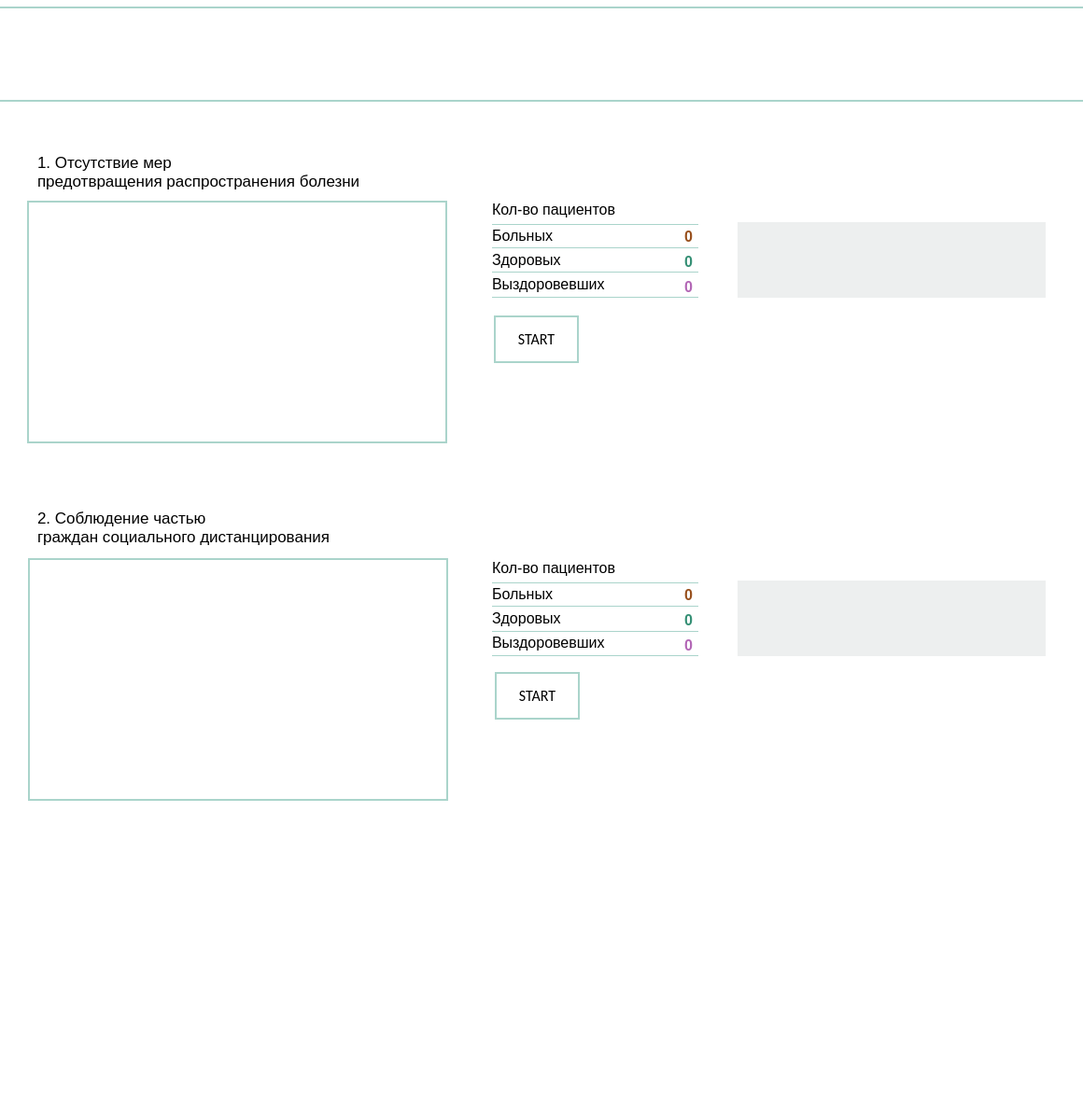
<?xml version="1.0" encoding="UTF-8"?>
<ui version="4.0">
 <class>MainWindow</class>
 <widget class="QMainWindow" name="MainWindow">
  <property name="geometry">
   <rect>
    <x>0</x>
    <y>0</y>
    <width>1160</width>
    <height>1200</height>
   </rect>
  </property>
  <property name="minimumSize">
   <size>
    <width>1160</width>
    <height>800</height>
   </size>
  </property>
  <property name="maximumSize">
   <size>
    <width>1160</width>
    <height>1500</height>
   </size>
  </property>
  <property name="baseSize">
   <size>
    <width>500</width>
    <height>300</height>
   </size>
  </property>
  <property name="windowTitle">
   <string>BP - Epidemic outbreak </string>
  </property>
  <property name="windowIcon">
   <iconset theme="QIcon::ThemeIcon::MediaRecord"/>
  </property>
  <property name="styleSheet">
   <string notr="true">background-color: rgb(255, 255, 255)</string>
  </property>
  <widget class="QWidget" name="centralwidget">
   <widget class="QGraphicsView" name="graphicsViewDefault">
    <property name="geometry">
     <rect>
      <x>29</x>
      <y>215</y>
      <width>450</width>
      <height>260</height>
     </rect>
    </property>
    <property name="sizePolicy">
     <sizepolicy hsizetype="Fixed" vsizetype="Fixed">
      <horstretch>0</horstretch>
      <verstretch>0</verstretch>
     </sizepolicy>
    </property>
    <property name="minimumSize">
     <size>
      <width>310</width>
      <height>202</height>
     </size>
    </property>
    <property name="styleSheet">
     <string notr="true">border: 2px solid rgb(170, 212, 203)</string>
    </property>
   </widget>
   <widget class="QPushButton" name="pushButton">
    <property name="geometry">
     <rect>
      <x>529</x>
      <y>338</y>
      <width>91</width>
      <height>51</height>
     </rect>
    </property>
    <property name="font">
     <font>
      <family>Calibri</family>
      <pointsize>12</pointsize>
     </font>
    </property>
    <property name="autoFillBackground">
     <bool>false</bool>
    </property>
    <property name="styleSheet">
     <string notr="true">border: 2px solid rgb(170, 212, 203);</string>
    </property>
    <property name="text">
     <string>START</string>
    </property>
    <property name="flat">
     <bool>false</bool>
    </property>
   </widget>
   <widget class="QLabel" name="LabelCOUNT">
    <property name="geometry">
     <rect>
      <x>527</x>
      <y>214</y>
      <width>181</width>
      <height>21</height>
     </rect>
    </property>
    <property name="font">
     <font>
      <pointsize>12</pointsize>
     </font>
    </property>
    <property name="text">
     <string>Кол-во пациентов</string>
    </property>
   </widget>
   <widget class="QLabel" name="label">
    <property name="geometry">
     <rect>
      <x>527</x>
      <y>294</y>
      <width>141</width>
      <height>21</height>
     </rect>
    </property>
    <property name="font">
     <font>
      <pointsize>12</pointsize>
     </font>
    </property>
    <property name="text">
     <string>Выздоровевших</string>
    </property>
    <property name="textFormat">
     <enum>Qt::TextFormat::AutoText</enum>
    </property>
   </widget>
   <widget class="Line" name="line">
    <property name="geometry">
     <rect>
      <x>527</x>
      <y>232</y>
      <width>221</width>
      <height>16</height>
     </rect>
    </property>
    <property name="autoFillBackground">
     <bool>false</bool>
    </property>
    <property name="styleSheet">
     <string notr="true">color: rgb(170, 212, 203)</string>
    </property>
    <property name="frameShadow">
     <enum>QFrame::Shadow::Plain</enum>
    </property>
    <property name="lineWidth">
     <number>1</number>
    </property>
    <property name="orientation">
     <enum>Qt::Orientation::Horizontal</enum>
    </property>
   </widget>
   <widget class="QLabel" name="label_2">
    <property name="geometry">
     <rect>
      <x>527</x>
      <y>268</y>
      <width>111</width>
      <height>20</height>
     </rect>
    </property>
    <property name="font">
     <font>
      <pointsize>12</pointsize>
     </font>
    </property>
    <property name="text">
     <string>Здоровых</string>
    </property>
   </widget>
   <widget class="QLabel" name="labelRecoveredCount">
    <property name="geometry">
     <rect>
      <x>711</x>
      <y>297</y>
      <width>31</width>
      <height>20</height>
     </rect>
    </property>
    <property name="font">
     <font>
      <pointsize>12</pointsize>
      <bold>true</bold>
     </font>
    </property>
    <property name="styleSheet">
     <string notr="true">color: rgb(178, 102, 181)</string>
    </property>
    <property name="text">
     <string>0</string>
    </property>
    <property name="alignment">
     <set>Qt::AlignmentFlag::AlignRight|Qt::AlignmentFlag::AlignTrailing|Qt::AlignmentFlag::AlignVCenter</set>
    </property>
   </widget>
   <widget class="QLabel" name="labelHealthyCount">
    <property name="geometry">
     <rect>
      <x>701</x>
      <y>270</y>
      <width>41</width>
      <height>20</height>
     </rect>
    </property>
    <property name="font">
     <font>
      <pointsize>12</pointsize>
      <bold>true</bold>
     </font>
    </property>
    <property name="styleSheet">
     <string notr="true">color: rgb(52, 143, 116)</string>
    </property>
    <property name="text">
     <string>0</string>
    </property>
    <property name="alignment">
     <set>Qt::AlignmentFlag::AlignRight|Qt::AlignmentFlag::AlignTrailing|Qt::AlignmentFlag::AlignVCenter</set>
    </property>
   </widget>
   <widget class="QLabel" name="label_3">
    <property name="geometry">
     <rect>
      <x>527</x>
      <y>242</y>
      <width>111</width>
      <height>20</height>
     </rect>
    </property>
    <property name="font">
     <font>
      <pointsize>12</pointsize>
     </font>
    </property>
    <property name="text">
     <string>Больных</string>
    </property>
   </widget>
   <widget class="QLabel" name="labelSickCount">
    <property name="geometry">
     <rect>
      <x>711</x>
      <y>243</y>
      <width>31</width>
      <height>20</height>
     </rect>
    </property>
    <property name="font">
     <font>
      <pointsize>12</pointsize>
      <bold>true</bold>
     </font>
    </property>
    <property name="styleSheet">
     <string notr="true">color: rgb(152, 80, 29)</string>
    </property>
    <property name="text">
     <string>0</string>
    </property>
    <property name="alignment">
     <set>Qt::AlignmentFlag::AlignRight|Qt::AlignmentFlag::AlignTrailing|Qt::AlignmentFlag::AlignVCenter</set>
    </property>
   </widget>
   <widget class="Line" name="line_2">
    <property name="geometry">
     <rect>
      <x>527</x>
      <y>257</y>
      <width>221</width>
      <height>16</height>
     </rect>
    </property>
    <property name="autoFillBackground">
     <bool>false</bool>
    </property>
    <property name="styleSheet">
     <string notr="true">color: rgb(170, 212, 203)</string>
    </property>
    <property name="frameShadow">
     <enum>QFrame::Shadow::Plain</enum>
    </property>
    <property name="lineWidth">
     <number>1</number>
    </property>
    <property name="orientation">
     <enum>Qt::Orientation::Horizontal</enum>
    </property>
   </widget>
   <widget class="Line" name="line_3">
    <property name="geometry">
     <rect>
      <x>527</x>
      <y>283</y>
      <width>221</width>
      <height>16</height>
     </rect>
    </property>
    <property name="autoFillBackground">
     <bool>false</bool>
    </property>
    <property name="styleSheet">
     <string notr="true">color: rgb(170, 212, 203)</string>
    </property>
    <property name="frameShadow">
     <enum>QFrame::Shadow::Plain</enum>
    </property>
    <property name="lineWidth">
     <number>1</number>
    </property>
    <property name="orientation">
     <enum>Qt::Orientation::Horizontal</enum>
    </property>
   </widget>
   <widget class="Line" name="line_4">
    <property name="geometry">
     <rect>
      <x>527</x>
      <y>310</y>
      <width>221</width>
      <height>16</height>
     </rect>
    </property>
    <property name="autoFillBackground">
     <bool>false</bool>
    </property>
    <property name="styleSheet">
     <string notr="true">color: rgb(170, 212, 203)</string>
    </property>
    <property name="frameShadow">
     <enum>QFrame::Shadow::Plain</enum>
    </property>
    <property name="lineWidth">
     <number>1</number>
    </property>
    <property name="orientation">
     <enum>Qt::Orientation::Horizontal</enum>
    </property>
   </widget>
   <widget class="QLabel" name="label_4">
    <property name="geometry">
     <rect>
      <x>40</x>
      <y>153</y>
      <width>381</width>
      <height>61</height>
     </rect>
    </property>
    <property name="font">
     <font>
      <family>Segoe UI</family>
      <pointsize>13</pointsize>
      <kerning>true</kerning>
     </font>
    </property>
    <property name="text">
     <string>1. Отсутствие мер
предотвращения распространения болезни</string>
    </property>
   </widget>
   <widget class="QGraphicsView" name="graphicsViewChart">
    <property name="geometry">
     <rect>
      <x>790</x>
      <y>238</y>
      <width>330</width>
      <height>81</height>
     </rect>
    </property>
    <property name="styleSheet">
     <string notr="true">background-color:  rgb(237, 239, 239);
border: 0px</string>
    </property>
   </widget>
   <widget class="QGraphicsView" name="graphicsViewDistance">
    <property name="geometry">
     <rect>
      <x>30</x>
      <y>598</y>
      <width>450</width>
      <height>260</height>
     </rect>
    </property>
    <property name="sizePolicy">
     <sizepolicy hsizetype="Fixed" vsizetype="Fixed">
      <horstretch>0</horstretch>
      <verstretch>0</verstretch>
     </sizepolicy>
    </property>
    <property name="minimumSize">
     <size>
      <width>310</width>
      <height>202</height>
     </size>
    </property>
    <property name="styleSheet">
     <string notr="true">border: 2px solid rgb(170, 212, 203)</string>
    </property>
   </widget>
   <widget class="QLabel" name="label_5">
    <property name="geometry">
     <rect>
      <x>40</x>
      <y>534</y>
      <width>381</width>
      <height>61</height>
     </rect>
    </property>
    <property name="font">
     <font>
      <family>Segoe UI</family>
      <pointsize>13</pointsize>
      <kerning>true</kerning>
     </font>
    </property>
    <property name="text">
     <string>2. Соблюдение частью
граждан социального дистанцирования</string>
    </property>
   </widget>
   <widget class="Line" name="line_5">
    <property name="geometry">
     <rect>
      <x>527</x>
      <y>694</y>
      <width>221</width>
      <height>16</height>
     </rect>
    </property>
    <property name="autoFillBackground">
     <bool>false</bool>
    </property>
    <property name="styleSheet">
     <string notr="true">color: rgb(170, 212, 203)</string>
    </property>
    <property name="frameShadow">
     <enum>QFrame::Shadow::Plain</enum>
    </property>
    <property name="lineWidth">
     <number>1</number>
    </property>
    <property name="orientation">
     <enum>Qt::Orientation::Horizontal</enum>
    </property>
   </widget>
   <widget class="Line" name="line_6">
    <property name="geometry">
     <rect>
      <x>527</x>
      <y>616</y>
      <width>221</width>
      <height>16</height>
     </rect>
    </property>
    <property name="autoFillBackground">
     <bool>false</bool>
    </property>
    <property name="styleSheet">
     <string notr="true">color: rgb(170, 212, 203)</string>
    </property>
    <property name="frameShadow">
     <enum>QFrame::Shadow::Plain</enum>
    </property>
    <property name="lineWidth">
     <number>1</number>
    </property>
    <property name="orientation">
     <enum>Qt::Orientation::Horizontal</enum>
    </property>
   </widget>
   <widget class="QLabel" name="labelRecoveredCount_2">
    <property name="geometry">
     <rect>
      <x>711</x>
      <y>681</y>
      <width>31</width>
      <height>20</height>
     </rect>
    </property>
    <property name="font">
     <font>
      <pointsize>12</pointsize>
      <bold>true</bold>
     </font>
    </property>
    <property name="styleSheet">
     <string notr="true">color: rgb(178, 102, 181)</string>
    </property>
    <property name="text">
     <string>0</string>
    </property>
    <property name="alignment">
     <set>Qt::AlignmentFlag::AlignRight|Qt::AlignmentFlag::AlignTrailing|Qt::AlignmentFlag::AlignVCenter</set>
    </property>
   </widget>
   <widget class="QLabel" name="LabelCOUNT_2">
    <property name="geometry">
     <rect>
      <x>527</x>
      <y>598</y>
      <width>181</width>
      <height>21</height>
     </rect>
    </property>
    <property name="font">
     <font>
      <pointsize>12</pointsize>
     </font>
    </property>
    <property name="text">
     <string>Кол-во пациентов</string>
    </property>
   </widget>
   <widget class="QLabel" name="label_6">
    <property name="geometry">
     <rect>
      <x>527</x>
      <y>678</y>
      <width>141</width>
      <height>21</height>
     </rect>
    </property>
    <property name="font">
     <font>
      <pointsize>12</pointsize>
     </font>
    </property>
    <property name="text">
     <string>Выздоровевших</string>
    </property>
    <property name="textFormat">
     <enum>Qt::TextFormat::AutoText</enum>
    </property>
   </widget>
   <widget class="QLabel" name="label_7">
    <property name="geometry">
     <rect>
      <x>527</x>
      <y>652</y>
      <width>111</width>
      <height>20</height>
     </rect>
    </property>
    <property name="font">
     <font>
      <pointsize>12</pointsize>
     </font>
    </property>
    <property name="text">
     <string>Здоровых</string>
    </property>
   </widget>
   <widget class="QLabel" name="labelSickCount_2">
    <property name="geometry">
     <rect>
      <x>711</x>
      <y>627</y>
      <width>31</width>
      <height>20</height>
     </rect>
    </property>
    <property name="font">
     <font>
      <pointsize>12</pointsize>
      <bold>true</bold>
     </font>
    </property>
    <property name="styleSheet">
     <string notr="true">color: rgb(152, 80, 29)</string>
    </property>
    <property name="text">
     <string>0</string>
    </property>
    <property name="alignment">
     <set>Qt::AlignmentFlag::AlignRight|Qt::AlignmentFlag::AlignTrailing|Qt::AlignmentFlag::AlignVCenter</set>
    </property>
   </widget>
   <widget class="Line" name="line_7">
    <property name="geometry">
     <rect>
      <x>527</x>
      <y>641</y>
      <width>221</width>
      <height>16</height>
     </rect>
    </property>
    <property name="autoFillBackground">
     <bool>false</bool>
    </property>
    <property name="styleSheet">
     <string notr="true">color: rgb(170, 212, 203)</string>
    </property>
    <property name="frameShadow">
     <enum>QFrame::Shadow::Plain</enum>
    </property>
    <property name="lineWidth">
     <number>1</number>
    </property>
    <property name="orientation">
     <enum>Qt::Orientation::Horizontal</enum>
    </property>
   </widget>
   <widget class="QLabel" name="label_8">
    <property name="geometry">
     <rect>
      <x>527</x>
      <y>626</y>
      <width>111</width>
      <height>20</height>
     </rect>
    </property>
    <property name="font">
     <font>
      <pointsize>12</pointsize>
     </font>
    </property>
    <property name="text">
     <string>Больных</string>
    </property>
   </widget>
   <widget class="QGraphicsView" name="graphicsViewChart_Distance">
    <property name="geometry">
     <rect>
      <x>790</x>
      <y>622</y>
      <width>330</width>
      <height>81</height>
     </rect>
    </property>
    <property name="styleSheet">
     <string notr="true">background-color:  rgb(237, 239, 239);
border: 0px</string>
    </property>
   </widget>
   <widget class="QPushButton" name="pushButton_Distance">
    <property name="geometry">
     <rect>
      <x>530</x>
      <y>720</y>
      <width>91</width>
      <height>51</height>
     </rect>
    </property>
    <property name="font">
     <font>
      <family>Calibri</family>
      <pointsize>12</pointsize>
     </font>
    </property>
    <property name="autoFillBackground">
     <bool>false</bool>
    </property>
    <property name="styleSheet">
     <string notr="true">border: 2px solid rgb(170, 212, 203);</string>
    </property>
    <property name="text">
     <string>START</string>
    </property>
    <property name="flat">
     <bool>false</bool>
    </property>
   </widget>
   <widget class="QLabel" name="labelHealthyCount_2">
    <property name="geometry">
     <rect>
      <x>701</x>
      <y>654</y>
      <width>41</width>
      <height>20</height>
     </rect>
    </property>
    <property name="font">
     <font>
      <pointsize>12</pointsize>
      <bold>true</bold>
     </font>
    </property>
    <property name="styleSheet">
     <string notr="true">color: rgb(52, 143, 116)</string>
    </property>
    <property name="text">
     <string>0</string>
    </property>
    <property name="alignment">
     <set>Qt::AlignmentFlag::AlignRight|Qt::AlignmentFlag::AlignTrailing|Qt::AlignmentFlag::AlignVCenter</set>
    </property>
   </widget>
   <widget class="Line" name="line_8">
    <property name="geometry">
     <rect>
      <x>527</x>
      <y>668</y>
      <width>221</width>
      <height>16</height>
     </rect>
    </property>
    <property name="autoFillBackground">
     <bool>false</bool>
    </property>
    <property name="styleSheet">
     <string notr="true">color: rgb(170, 212, 203)</string>
    </property>
    <property name="frameShadow">
     <enum>QFrame::Shadow::Plain</enum>
    </property>
    <property name="lineWidth">
     <number>1</number>
    </property>
    <property name="orientation">
     <enum>Qt::Orientation::Horizontal</enum>
    </property>
   </widget>
   <widget class="QLabel" name="label_9">
    <property name="geometry">
     <rect>
      <x>360</x>
      <y>30</y>
      <width>391</width>
      <height>61</height>
     </rect>
    </property>
    <property name="text">
     <string/>
    </property>
    <property name="pixmap">
     <pixmap resource="Resources.qrc">:/images/images/Barnaul.png</pixmap>
    </property>
    <property name="scaledContents">
     <bool>true</bool>
    </property>
   </widget>
   <widget class="Line" name="line_9">
    <property name="geometry">
     <rect>
      <x>0</x>
      <y>100</y>
      <width>1171</width>
      <height>16</height>
     </rect>
    </property>
    <property name="autoFillBackground">
     <bool>false</bool>
    </property>
    <property name="styleSheet">
     <string notr="true">color: rgb(170, 212, 203)</string>
    </property>
    <property name="frameShadow">
     <enum>QFrame::Shadow::Plain</enum>
    </property>
    <property name="lineWidth">
     <number>2</number>
    </property>
    <property name="orientation">
     <enum>Qt::Orientation::Horizontal</enum>
    </property>
   </widget>
   <widget class="Line" name="line_10">
    <property name="geometry">
     <rect>
      <x>-10</x>
      <y>0</y>
      <width>1171</width>
      <height>16</height>
     </rect>
    </property>
    <property name="autoFillBackground">
     <bool>false</bool>
    </property>
    <property name="styleSheet">
     <string notr="true">color: rgb(170, 212, 203)</string>
    </property>
    <property name="frameShadow">
     <enum>QFrame::Shadow::Plain</enum>
    </property>
    <property name="lineWidth">
     <number>2</number>
    </property>
    <property name="orientation">
     <enum>Qt::Orientation::Horizontal</enum>
    </property>
   </widget>
   <zorder>line_7</zorder>
   <zorder>line_8</zorder>
   <zorder>line_4</zorder>
   <zorder>line_3</zorder>
   <zorder>line_2</zorder>
   <zorder>line</zorder>
   <zorder>graphicsViewDefault</zorder>
   <zorder>pushButton</zorder>
   <zorder>LabelCOUNT</zorder>
   <zorder>label</zorder>
   <zorder>label_2</zorder>
   <zorder>labelRecoveredCount</zorder>
   <zorder>labelHealthyCount</zorder>
   <zorder>label_3</zorder>
   <zorder>labelSickCount</zorder>
   <zorder>label_4</zorder>
   <zorder>graphicsViewChart</zorder>
   <zorder>graphicsViewDistance</zorder>
   <zorder>label_5</zorder>
   <zorder>line_5</zorder>
   <zorder>line_6</zorder>
   <zorder>labelRecoveredCount_2</zorder>
   <zorder>LabelCOUNT_2</zorder>
   <zorder>label_6</zorder>
   <zorder>label_7</zorder>
   <zorder>labelSickCount_2</zorder>
   <zorder>label_8</zorder>
   <zorder>graphicsViewChart_Distance</zorder>
   <zorder>pushButton_Distance</zorder>
   <zorder>labelHealthyCount_2</zorder>
   <zorder>label_9</zorder>
   <zorder>line_9</zorder>
   <zorder>line_10</zorder>
  </widget>
  <widget class="QMenuBar" name="menubar">
   <property name="geometry">
    <rect>
     <x>0</x>
     <y>0</y>
     <width>1160</width>
     <height>21</height>
    </rect>
   </property>
  </widget>
  <widget class="QStatusBar" name="statusbar"/>
 </widget>
 <resources>
  <include location="Resources.qrc"/>
 </resources>
 <connections/>
</ui>
